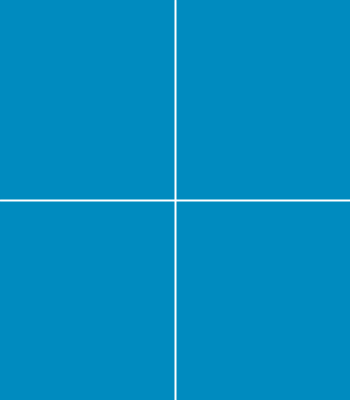
Frame 1 (no input)
Frame 60 (the mouse pressed at the canvas centre just before this capture): identical to frame 1, image omitted
Frame 120 (the mouse held since frame 60 and released just before this capture): identical to frame 1, image omitted

The Processing sketch that drew this single still picture (run headless with seeded random() and noise(); from frame 60 on, the mouse is pressed at the canvas centre):

// Processing sketch: processing_115387
// ── processing_115387.pde


void setup() {
  size(350, 400);
}

void draw() {
  background(0, 139, 191);
  stroke(255);
  strokeWeight(2);
  line(width/2, 0, width/2, height);
  line(0, height/2, width, height/2);


  if (mousePressed == true) {
    if (mouseX < width/2 && mouseY < height/2) {
      fill(255);
      rect(0, 0, width/2, height/2);
    }
  }
  else {
  }
}
